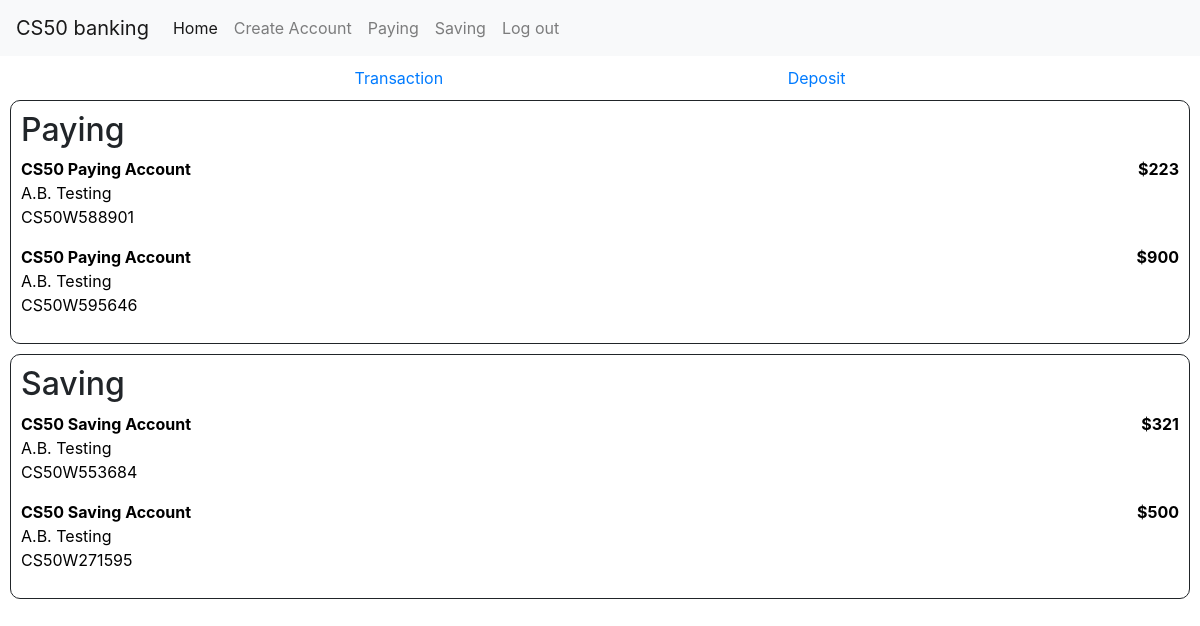
The app's page / (signed in), older data.
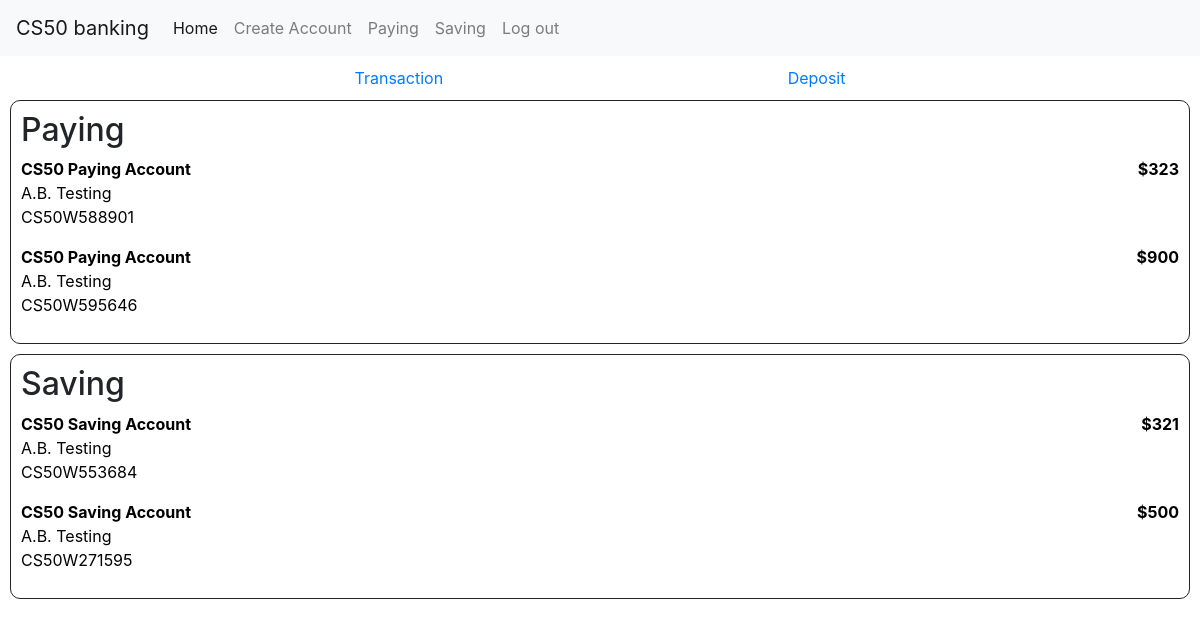
The same page, newer data.
### bank/models.py (models this page shows, shortened)
class Bankaccount(models.Model):
    holder = models.ManyToManyField('User', blank=False, related_name="account")
    name = models.CharField(max_length=50)
    number = models.CharField(max_length=18, unique=True)
    amount = models.IntegerField()
    type = models.CharField(max_length=4)
    interest = models.IntegerField()

### bank/views.py (the view)
# urls.py: path("", views.index, name="index"),
def index(request):
    if request.user.is_authenticated:
        user = User.objects.get(pk=request.user.id)
        return render(request, "bank/index.html", {
            "user": user,
            "paying_accounts": user.account.filter(type = "Pay"),
            "saving_accounts": user.account.filter(type = "Save")
        })
    else:
        return login_view(request)

### bank/models.py (called while the page is built)
    def __str__(self):
        return f"{self.first_name} {self.last_name}"

### bank/templates/bank/index.html (shortened to what this page needs)
{% extends "bank/layout.html" %}
{% load static %}
{% block body %}
    <div id"index_container">
        <div id="index_actions">
            <a id="index_transaction" href="{% url 'transaction' %}">Transaction</a>
            <a id="index_deposit" href="{% url 'deposit' %}">Deposit</a>
        </div>
        <div id="index_paying">
            <h2>Paying</h2>
            {% for account in paying_accounts %}
                <a id="account_href" href="{% url 'account' id=account.id %}">
                    <div id="paying_account{{ account.id }}">
                        <div id="paying_account_flex">
                            <b>{{ account.name }}</b>
                            <b>${{ account.amount }}</b>
                        </div>
                        <p>
                            {{ user }}<br>
                            {{ account.number }}
                        </p>
                    </div>
                </a>
            {% endfor %}
        </div>
        <div id="index_saving">
            <h2>Saving</h2>
            {% for account in saving_accounts %}
                <a id="account_href" href="{% url 'account' id=account.id %}">
                    <div id="saving_account{{ account.id }}">
                        <div id="saving_account_flex">
                            <b>{{ account.name }}</b>
                            <b>${{ account.amount }}</b>
                        </div>
                        <p>
                            {{ user }}<br>
                            {{ account.number }}
                        </p>
                    </div>
                </a>
            {% endfor %}
        </div>
    </div>
{% endblock %}

Row changes from the older to the newer data that the page shows:
changed Bankaccount "CS50W588901": amount "223" → "323"
